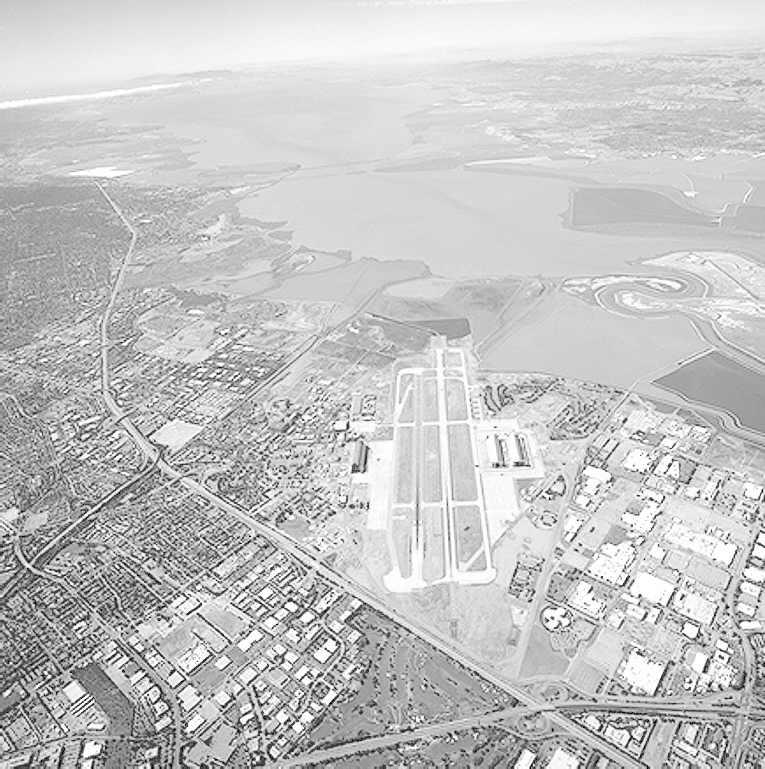
%> input picture C++图片变换/新建文件夹/aerial.tif, 765 x 769 px
$ octave L4_2_ex1.m   (GNU Octave 9; MATLAB toolbox functions it lacks are replaced by stand-ins)
%> lines starting %> are read from the running program, lines starting %| are printed output that depends on the picture
clear;close all;clc;

Img = imread('aerial.tif');
%> Img is the input picture: size 769x765 uint8; min 0, max 255, mean 197.1
figure;imshow(Img);title('原图');
gImg = mat2gray(Img);

myxaxis = 0:255;
hist_gImg = imhist(gImg );
%> hist_gImg = 256 values, max 15137 at index 214, min 0 at index 2, mean 2298
figure;bar(myxaxis,hist_gImg);title('原图的直方图');

mImg = mat2gray(gImg-0.4,[0 1]);
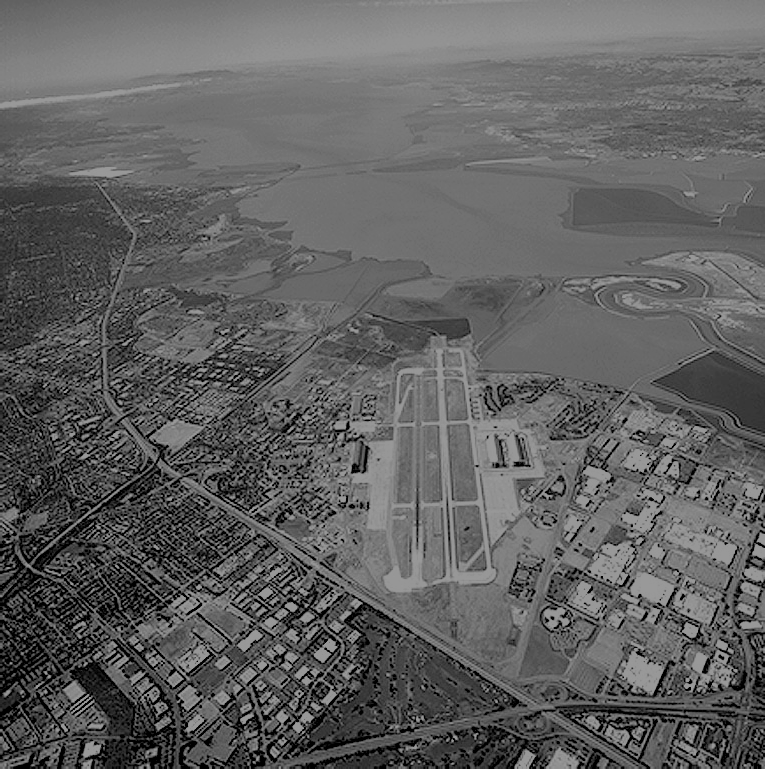
%> mImg: size 769x765 double; min 0, max 0.6, mean 0.378
figure;imshow(mImg);title('灰度平移后');
hist_mImg = imhist(mImg );
%> hist_mImg = 256 values, max 26936 at index 1, min 0 at index 2, mean 2298
figure;bar(myxaxis,hist_mImg);title('灰度平移后的直方图');

sImg = mat2gray(mImg);
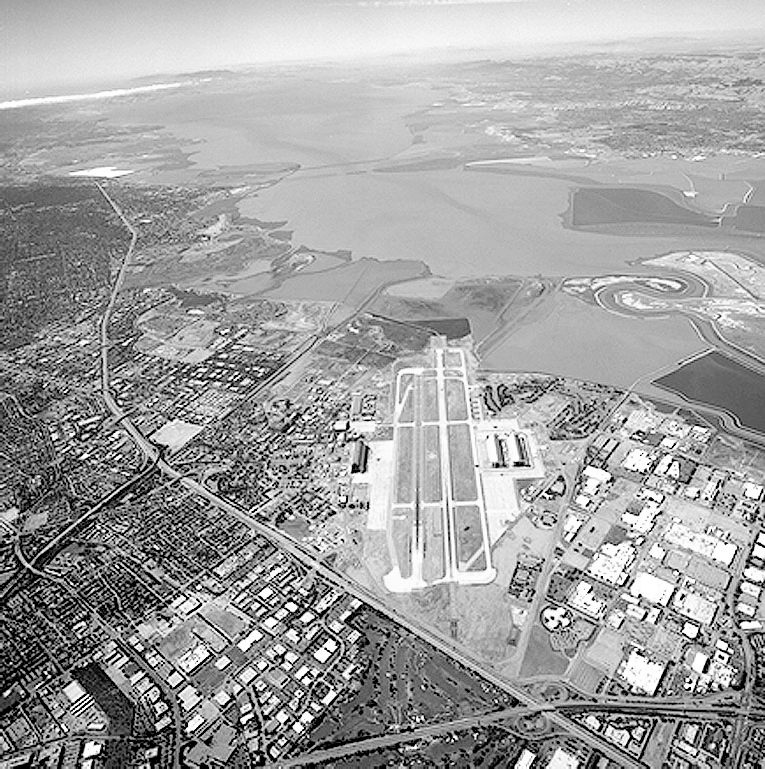
%> sImg: size 769x765 double; min 0, max 1, mean 0.63
hist_sImg = imhist(sImg );
%> hist_sImg has the same summary as hist_mImg
figure;bar(myxaxis,hist_sImg);title('灰度拉伸后的直方图');
%> after `title('灰度拉伸后的直方图')`:
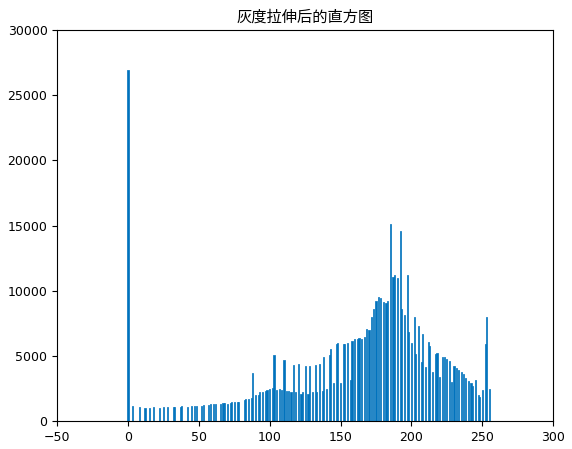
%> figure redrawn from the program's plot data; tallest bar 26936 high, from x = -0.4 to 0.4
figure;imshow(sImg);title('灰度拉伸后');

close all;
figure;
subplot(121);imshow(gImg);title('原图');
subplot(122);imshow(sImg);title('灰度平移拉伸后');


figure;bar(myxaxis,hist_gImg);title('原图的直方图');
Gamma = 4;
gaImg = gImg.^Gamma;
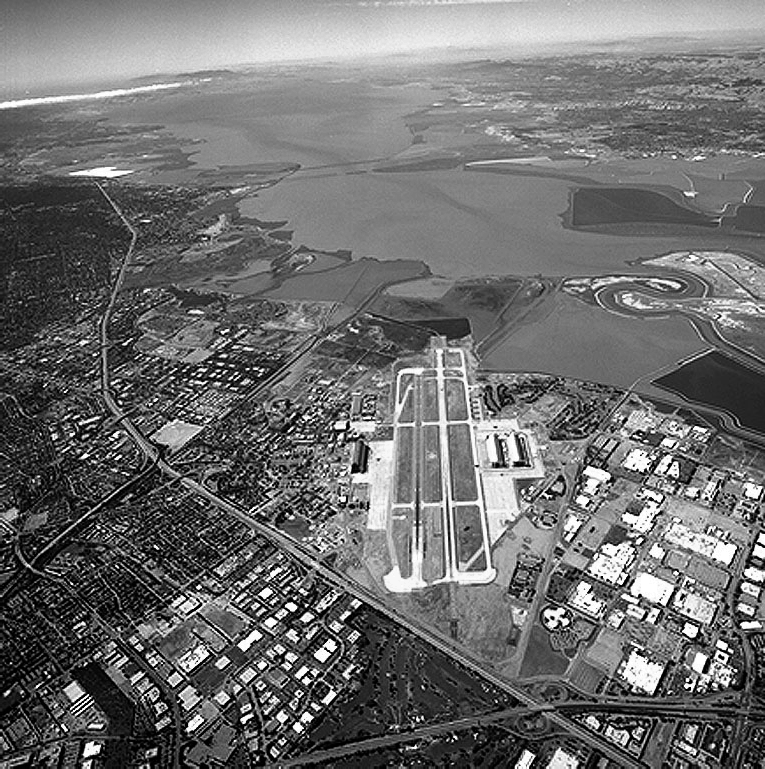
%> gaImg: size 769x765 double; min 0, max 1, mean 0.434
hist_gaImg = imhist(gaImg);
%> hist_gaImg = 256 values, max 15137 at index 125, min 0 at index 21, mean 2298
figure;bar(myxaxis,hist_gaImg);title('gamma变换后');
%> after `title('gamma变换后')`:
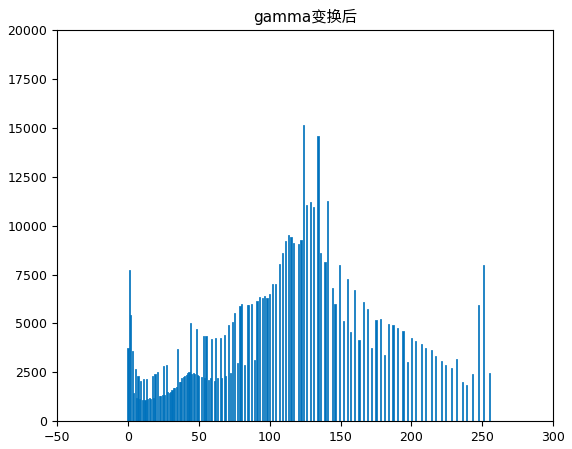
%> figure redrawn from the program's plot data; tallest bar 15137 high, from x = 123.6 to 124.4
figure;
subplot(121);imshow(gImg);title('原图');
subplot(122);imshow(gaImg);title('gamma变换后');

eqImg = histeq(gImg);
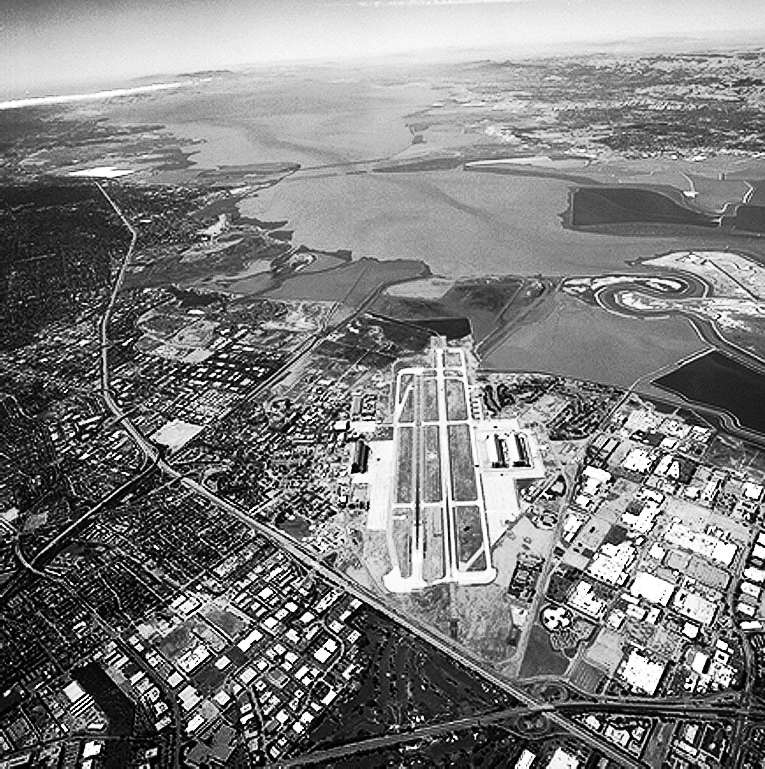
%> eqImg: size 769x765 double; min 0, max 1, mean 0.498
hist_eqImg = imhist(eqImg);
%> hist_eqImg = 256 values, max 15137 at index 155, min 0 at index 2, mean 2298
figure;bar(myxaxis,hist_eqImg);title('直方图均衡后');
%> after `title('直方图均衡后')`:
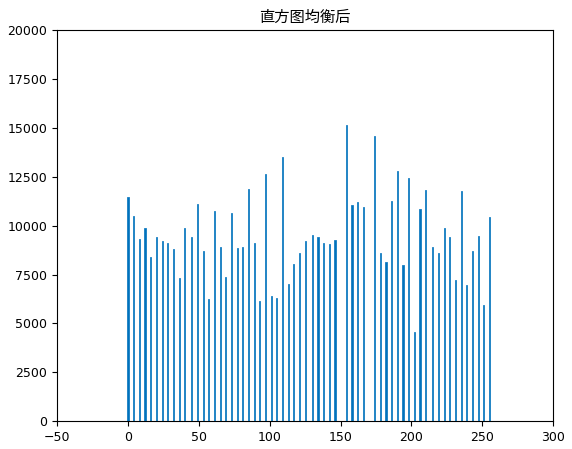
%> figure redrawn from the program's plot data; tallest bar 15137 high, from x = 153.6 to 154.4
figure;
subplot(121);imshow(gImg);title('原图');
subplot(122);imshow(eqImg);title('直方图均衡后');
